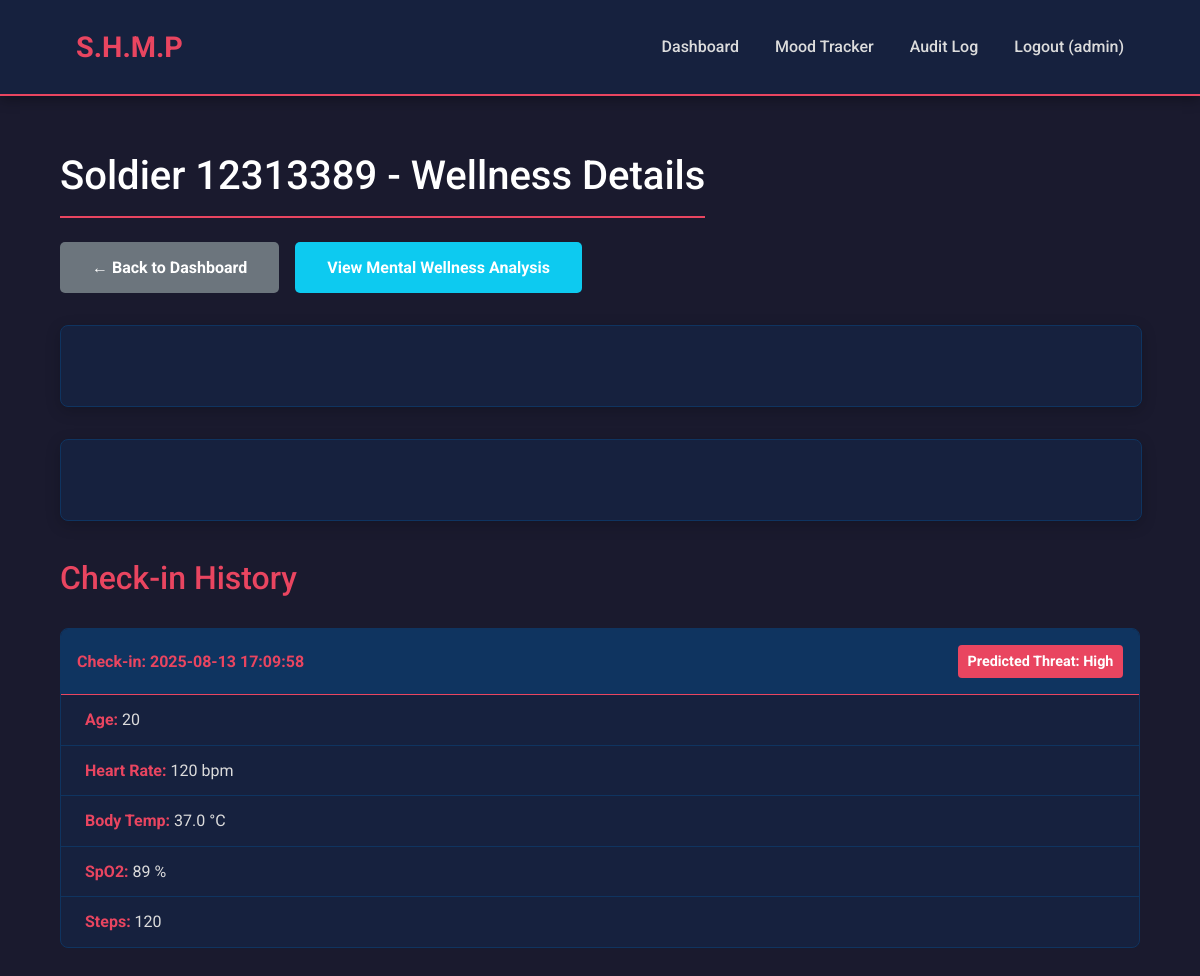
Screenshot of /soldier/12313389 (signed in) with the database file from the repository.
### tables this page shows
CREATE TABLE users (
    id INTEGER PRIMARY KEY AUTOINCREMENT,
    username TEXT UNIQUE NOT NULL,
    password_hash TEXT NOT NULL,
    role TEXT NOT NULL DEFAULT 'analyst' -- Roles: 'doctor', 'analyst'
);

CREATE TABLE wellness_checks (
    id INTEGER PRIMARY KEY AUTOINCREMENT,
    soldier_id TEXT NOT NULL,
    age INTEGER,
    heart_rate TEXT, -- Encrypted
    body_temperature TEXT, -- Encrypted
    spo2 TEXT, -- Encrypted
    steps_count INTEGER,
    prediction_result TEXT NOT NULL,
    shap_values TEXT, -- Stores SHAP explanations as JSON
    created_at TIMESTAMP NOT NULL DEFAULT CURRENT_TIMESTAMP
);

### app.py (the view)
@app.route('/soldier/<string:soldier_id>')
@login_required
def soldier_detail(soldier_id):
    db = get_db()
    checks = db.execute('SELECT * FROM wellness_checks WHERE soldier_id = ? ORDER BY created_at ASC', (soldier_id,)).fetchall()
    if not checks:
        flash('No data found for this soldier.', 'error')
        return redirect(url_for('index'))
    history = []
    for check in checks:
        dec_check = dict(check)
        dec_check['heart_rate'] = decrypt_data(check['heart_rate'])
        dec_check['body_temperature'] = decrypt_data(check['body_temperature'])
        dec_check['spo2'] = decrypt_data(check['spo2'])
        dec_check['shap_values'] = json.loads(check['shap_values']) if check['shap_values'] else {}
        dec_check['created_at'] = datetime.datetime.strptime(check['created_at'], '%Y-%m-%d %H:%M:%S')
        history.append(dec_check)
    df = pd.DataFrame(history)
    df['created_at'] = pd.to_datetime(df['created_at'])
    fig_metrics = go.Figure()
    fig_metrics.add_trace(go.Scatter(x=df['created_at'], y=df['heart_rate'].astype(float), mode='lines+markers', name='Heart Rate'))
    fig_metrics.add_trace(go.Scatter(x=df['created_at'], y=df['body_temperature'].astype(float), mode='lines+markers', name='Temperature', yaxis='y2'))
    fig_metrics.update_layout(
        title='Health Metrics Over Time', template='plotly_dark',
        yaxis=dict(title='Heart Rate (bpm)'),
        yaxis2=dict(title='Temp (°C)', overlaying='y', side='right'),
        legend=dict(orientation="h", yanchor="bottom", y=1.02, xanchor="right", x=1)
    )
    graph_json_metrics = json.dumps(fig_metrics, cls=plotly.utils.PlotlyJSONEncoder)
    shap_graph_json = None
    latest_check = history[-1] if history else None
    if latest_check and latest_check['shap_values']:
        shap_df = pd.DataFrame(list(latest_check['shap_values'].items()), columns=['Feature', 'SHAP Value']).sort_values(by='SHAP Value', ascending=True)
        shap_df['Color'] = shap_df['SHAP Value'].apply(lambda x: '#FF6347' if x > 0 else '#4682B4')
        fig_shap = go.Figure()
        fig_shap.add_trace(go.Bar(
            x=shap_df['SHAP Value'],
            y=shap_df['Feature'],
            orientation='h',
            marker_color=shap_df['Color']
        ))
        fig_shap.update_layout(
            title=f"Why the prediction was '{latest_check['prediction_result']}' (Latest Check)",
            xaxis_title="Contribution to Threat Level (SHAP Value)",
            yaxis_title="Health Feature",
            template='plotly_dark',
            showlegend=False
        )
        shap_graph_json = json.dumps(fig_shap, cls=plotly.utils.PlotlyJSONEncoder)
    return render_template('soldier_detail.html', soldier_id=soldier_id, history=history, graph_json_metrics=graph_json_metrics, shap_graph_json=shap_graph_json)

### app.py (called while the page is built)
def get_db():
    db = getattr(g, '_database', None)
    if db is None:
        db = g._database = sqlite3.connect(DATABASE)
        db.row_factory = sqlite3.Row
    return db

@app.teardown_appcontext
def close_connection(exception):
    db = getattr(g, '_database', None)
    if db is not None:
        db.close()

@login_manager.user_loader
def load_user(user_id):
    db = get_db()
    user_data = db.execute('SELECT * FROM users WHERE id = ?', (user_id,)).fetchone()
    if user_data:
        return User(id=user_data['id'], username=user_data['username'], password_hash=user_data['password_hash'], role=user_data['role'])
    return None

def decrypt_data(encrypted_data):
    if not cipher or encrypted_data is None: return "Decryption Error"
    try:
        return cipher.decrypt(encrypted_data.encode()).decode()
    except:
        return "Invalid Data"

### templates/soldier_detail.html (shortened to what this page needs)
{% extends 'base.html' %}
{% block header %}
  <h1>{% block title %}Soldier {{ soldier_id }} - Wellness Details{% endblock %}</h1>
{% endblock %}
{% block content %}
<div class="detail-actions">
    <a href="{{ url_for('index') }}" class="btn btn-secondary">&larr; Back to Dashboard</a>
    <a href="{{ url_for('mood_tracker', soldier_id=soldier_id) }}" class="btn btn-info">
        View Mental Wellness Analysis
    </a>
</div>
<div class="row">
    <div class="col-md-12">
        <div class="card">
            <div class="card-body">
            </div>
        </div>
    </div>
    <div class="col-md-12">
        <div class="card">
            <div class="card-body">
            </div>
        </div>
    </div>
</div>
<div>
    <h2>Check-in History</h2>
    {% if history %}
        {% for check in history|reverse %}
        <div class="check-card">
            <div class="card-header">
                <strong>Check-in: {{ check.created_at.strftime('%Y-%m-%d %H:%M:%S') if check.created_at else 'N/A' }}</strong>
                <span class="threat-badge {{ check.prediction_result }}">
                    Predicted Threat: {{ check.prediction_result }}
                </span>
            </div>
            <div class="card-body">
                <ul>
                    <li><strong>Age:</strong> {{ check.age }}</li>
                    <li><strong>Heart Rate:</strong> {{ check.heart_rate }} bpm</li>
                    <li><strong>Body Temp:</strong> {{ check.body_temperature }} °C</li>
                    <li><strong>SpO2:</strong> {{ check.spo2 }} %</li>
                    <li><strong>Steps:</strong> {{ check.steps_count }}</li>
                </ul>
            </div>
        </div>
        {% endfor %}
    {% else %}
        <div class="card"><div class="card-body" style="text-align: center;">No check-in history found.</div></div>
    {% endif %}
</div>
{% endblock %}

### templates/base.html (shortened to what this page needs)
<!DOCTYPE html>
<html lang="en">
<head>
    <link rel="stylesheet" href="{{ url_for('static', filename='style.css') }}">
</head>
<body>
    <nav>
        <a href="{{ url_for('index') }}" class="logo">S.H.M.P</a>
        <div>
            <a href="{{ url_for('index') }}" class="{{ 'active' if request.endpoint == 'index' else '' }}">Dashboard</a>
            <a href="{{ url_for('mood_tracker') }}" class="{{ 'active' if request.endpoint == 'mood_tracker' else '' }}">Mood Tracker</a>
            {% if current_user.is_authenticated %}
                {% if current_user.role == 'doctor' %}
                <a href="{{ url_for('audit_log') }}" class="{{ 'active' if request.endpoint == 'audit_log' else '' }}">Audit Log</a>
                {% endif %}
                <a href="{{ url_for('logout') }}">Logout ({{ current_user.username }})</a>
            {% else %}
                <a href="{{ url_for('login') }}" class="{{ 'active' if request.endpoint == 'login' else '' }}">Login</a>
                <a href="{{ url_for('register') }}" class="{{ 'active' if request.endpoint == 'register' else '' }}">Register</a>
            {% endif %}
        </div>
    </nav>
    <main class="container">
        {% block header %}{% endblock %}
        {% block content %}{% endblock %}
    </main>
</body>
</html>

### static/style.css (style rules this page uses)
:root { --primary-bg: #1a1a2e; --secondary-bg: #16213e; --card-bg: #0f3460; --primary-text: #e94560; --secondary-text: #dcdcdc; --highlight-text: #ffffff; --border-color: #e94560; --success-color: #50c878; --warning-color: #f9a825; --error-color: #e94560; --font-family: 'Roboto', sans-serif; }
body { background-color: var(--primary-bg); color: var(--secondary-text); font-family: var(--font-family); margin: 0; line-height: 1.6; font-size: 16px; }
.container { width: 90%; max-width: 1400px; margin: 2rem auto; padding: 1rem; }
nav { background-color: var(--secondary-bg); padding: 1rem 5%; border-bottom: 2px solid var(--border-color); display: flex; justify-content: space-between; align-items: center; box-shadow: 0 4px 12px rgba(0,0,0,0.3); }
nav a { color: var(--secondary-text); text-decoration: none; padding: 0.5rem 1rem; border-radius: 4px; transition: all 0.3s ease; font-weight: 500; }
nav .logo { font-weight: 700; font-size: 1.8rem; color: var(--primary-text); }
h1, h2, h3, h4 { color: var(--highlight-text); font-weight: 500; margin-top: 0; }
h1 { font-size: 2.5rem; border-bottom: 2px solid var(--primary-text); display: inline-block; padding-bottom: 0.5rem; margin-bottom: 1.5rem; }
h2 { font-size: 2rem; margin-bottom: 1.5rem; color: var(--primary-text); }
.row { display: flex; flex-wrap: wrap; margin: 0 -1rem; }
.col, .col-md-4, .col-md-6, .col-md-12 { padding: 0 1rem; box-sizing: border-box; width: 100%; }
.card { background-color: var(--secondary-bg); border-radius: 8px; box-shadow: 0 4px 15px rgba(0, 0, 0, 0.2); border: 1px solid var(--card-bg); overflow: hidden; width: 100%; margin-bottom: 2rem; }
.card-header { background-color: var(--card-bg); padding: 1rem 1.5rem; border-bottom: 1px solid var(--border-color); }
.card-body { padding: 1.5rem; }
.btn, .button-link { display: inline-block; padding: 0.8rem 2rem; border: none; border-radius: 5px; cursor: pointer; font-size: 1rem; font-weight: 700; text-align: center; text-decoration: none; transition: all 0.3s ease; color: white !important; }
.btn-secondary { background-color: #6c757d; }
.btn-info { background-color: #0dcaf0; }
.detail-actions { margin-bottom: 2rem; display: flex; gap: 1rem; }
.check-card { background-color: var(--secondary-bg); border: 1px solid var(--card-bg); border-radius: 8px; overflow: hidden; margin-bottom: 1.5rem; }
.check-card .card-header { background-color: var(--card-bg); padding: 1rem; border-bottom: 1px solid var(--border-color); font-weight: 700; color: var(--highlight-text); display: flex; justify-content: space-between; align-items: center; }
.check-card .card-body { padding: 0; }
.check-card ul { list-style: none; padding: 0; margin: 0; }
.check-card li { padding: 0.75rem 1.5rem; border-bottom: 1px solid var(--card-bg); }
.check-card li:last-child { border-bottom: none; }
.check-card strong { color: var(--primary-text); }
.threat-badge { padding: 0.3rem 0.6rem; border-radius: 4px; font-size: 0.9em; color: white; }
.threat-badge.High { background-color: var(--error-color); }

### rows the page displays
users: username "admin"
wellness_checks: created_at "2025-08-13 17:09:58", prediction_result "High", age "20", heart_rate "120", body_temperature "37.0", spo2 "89", steps_count "120"

### other values shown
{{ soldier_id }} "12313389"
